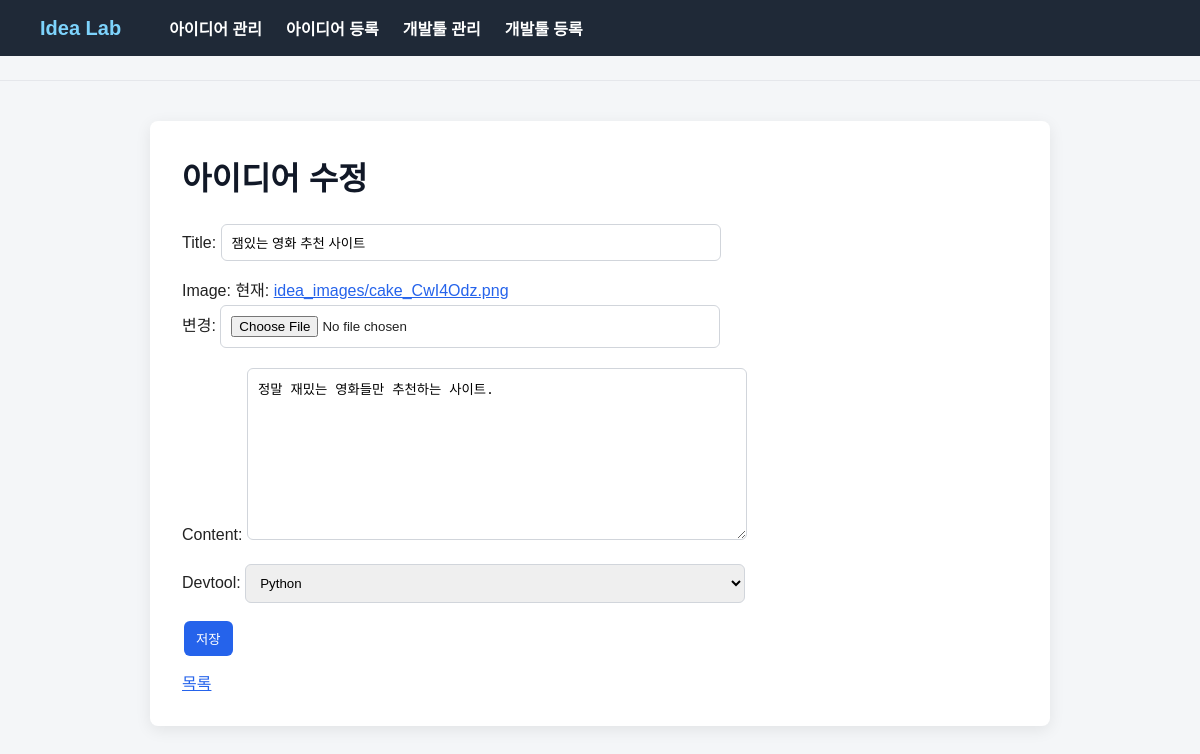
Screenshot of /ideas/3/update/ with the database file from the repository.
### ideas/models.py (models this page shows, shortened)
class Idea(models.Model):
    title = models.CharField(max_length=100)
    image = models.ImageField(upload_to='idea_images/')
    content = models.TextField()
    interest = models.IntegerField(default=0)
    devtool = models.ForeignKey(
        DevTool,
        on_delete=models.CASCADE,
        related_name='ideas'
    )
    is_starred = models.BooleanField(default=False)
    created_at = models.DateTimeField(auto_now_add=True)

### ideas/views.py (the view)
# urls.py: path('ideas/<int:pk>/update/', views.idea_update, name='idea_update'),
def idea_update(request, pk):
    idea = get_object_or_404(Idea, pk=pk)
    if request.method == 'POST':
        form = IdeaForm(request.POST, request.FILES, instance=idea)
        if form.is_valid():
            idea = form.save()
            return redirect('ideas:idea_detail', pk=idea.pk)
    else:
        form = IdeaForm(instance=idea)
    return render(request, 'ideas/idea_form.html', {
        'form': form,
        'title': '아이디어 수정',
    })

### ideas/forms.py
class IdeaForm(forms.ModelForm):
    class Meta:
        model = Idea
        fields = ['title', 'image', 'content', 'devtool']

### ideas/models.py (called while the page is built)
    def __str__(self):
        return self.name

### ideas/templates/ideas/idea_form.html (shortened to what this page needs)
{% extends 'base.html' %}
{% block content %}
    <h1>{{ title }}</h1>
    <form method="POST" enctype="multipart/form-data">
        {{ form.as_p }}
        <button type="submit">저장</button>
    </form>
    <a href="{% url 'ideas:idea_list' %}">목록</a>
{% endblock %}

### ideas/static/ideas/style.css (style rules this page uses)
* { box-sizing: border-box; }
body { margin: 0; font-family: Arial, sans-serif; background: #f4f6f8; color: #222; }
h1 { margin-top: 0; color: #111827; }
button, a { cursor: pointer; }
button { border: none; background: #2563eb; color: white; padding: 8px 12px; border-radius: 6px; margin: 2px; }
form { margin: 12px 0; }
input, textarea, select { width: 100%; max-width: 500px; padding: 10px; margin-top: 4px; border: 1px solid #d1d5db; border-radius: 6px; }
textarea { min-height: 140px; }
a { color: #2563eb; }

### rows the page displays
Idea: title "잼있는 영화 추천 사이트", content "정말 재밌는 영화들만 추천하는 사이트.", devtool "Python"

### other values shown
{{ title }} "아이디어 수정"
